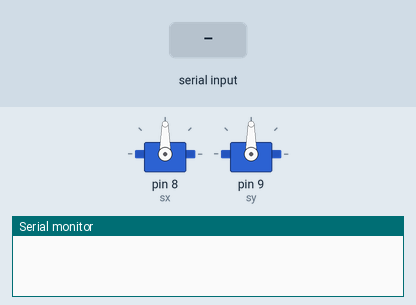
Simulated run of this sketch. Board: Arduino Uno, built with avr-gcc and run on an emulated ATmega328P. Parts: 2 × servo, the last lines printed to the serial monitor. Inputs (shaded band) come from the test bench.

Above: at 1.2 s.
1.3 s: byte 30 received over Serial
At 2.1 s:
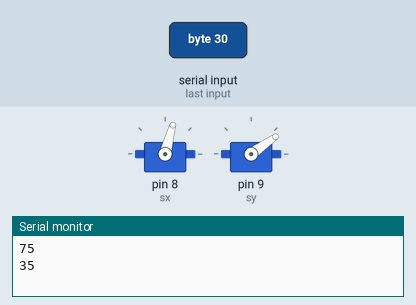
2.8 s: byte 90 received over Serial
At 4.0 s:
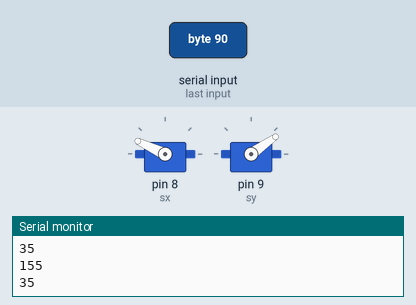
4.3 s: byte 120 received over Serial
At 5.4 s:
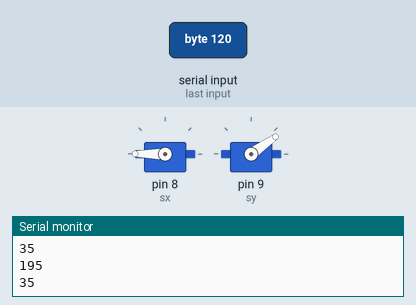
Timing chart, 0 to 7.3 s (numbered marks = the images above; inputs shaded):
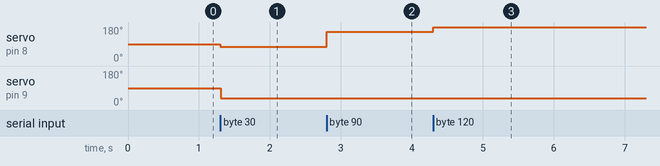

The sketch:

self_balance.ino
```cpp
#include <PID_v1.h>

#include <Servo.h>
Servo sx; //servo for x axis roll
Servo sy; //servo for y axis roll
int len=0;

void setup() {
  Serial.begin(9600);
  sx.attach(8);
  sy.attach(9);
  sx.write(90);
  sy.write(90);
  pinMode(8,OUTPUT);
  pinMode(9,OUTPUT);

}

void loop() {
  while(Serial.available()==0){}

  int a = Serial.read();
  int x = a/10;
  int y = a%10;

  int dx = map(x,0,9,30,150);
  int dy = map(y,0,9,30,150);

  dx = dx + 5 - dx%5;
  dy = dy + 5 - dy%5;
  sx.write(dx);
  delay(5);
  sy.write(dy);
  delay(5);
  Serial.println(dx);
  Serial.println(dy);


}
```

Measured:
- after the input at 1.3 s, servo on pin 8 (sx): 90° → 75° at once; servo on pin 9 (sy): 90° → 35° at once
- after the input at 2.8 s, servo on pin 8 (sx): 75° → 155° at once
- after the input at 4.3 s, servo on pin 8 (sx): 155° → 180° at once
